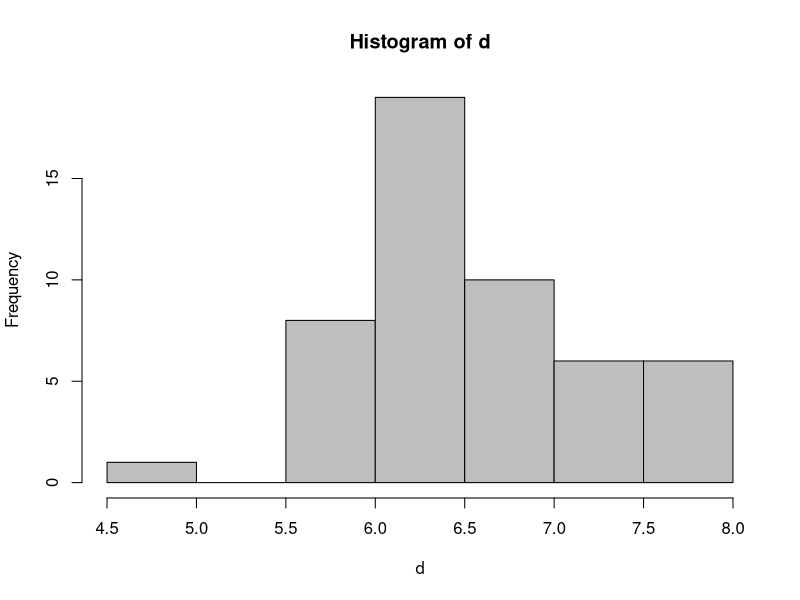
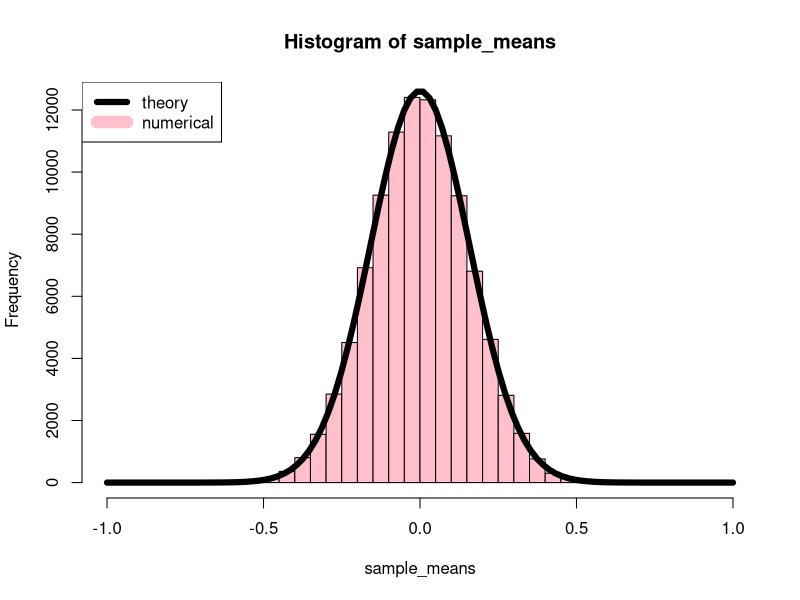
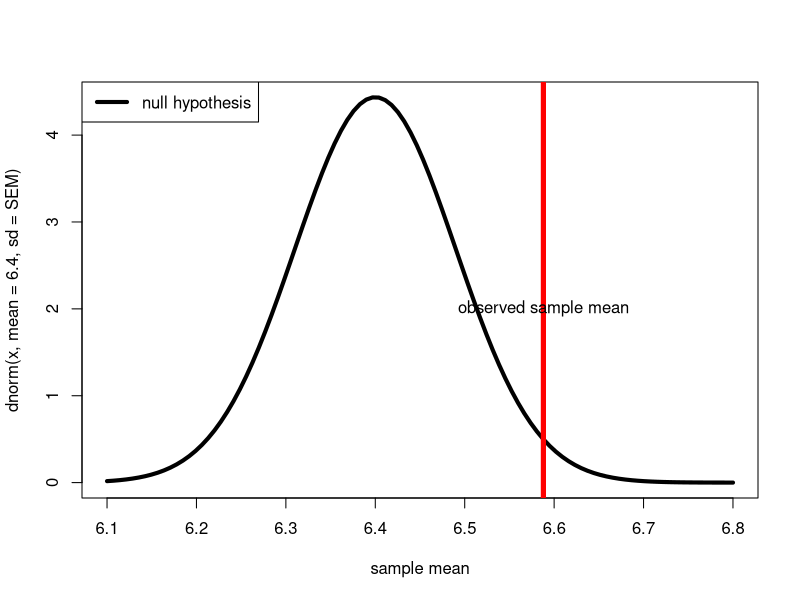
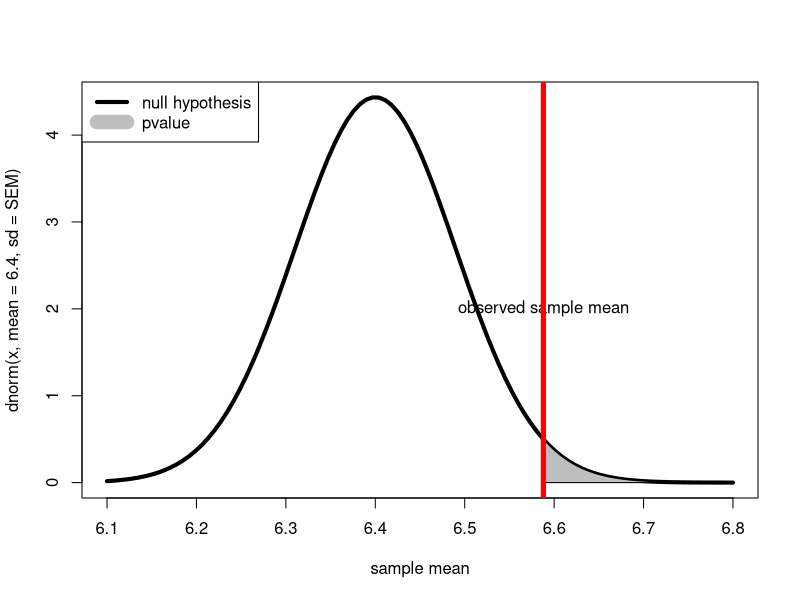
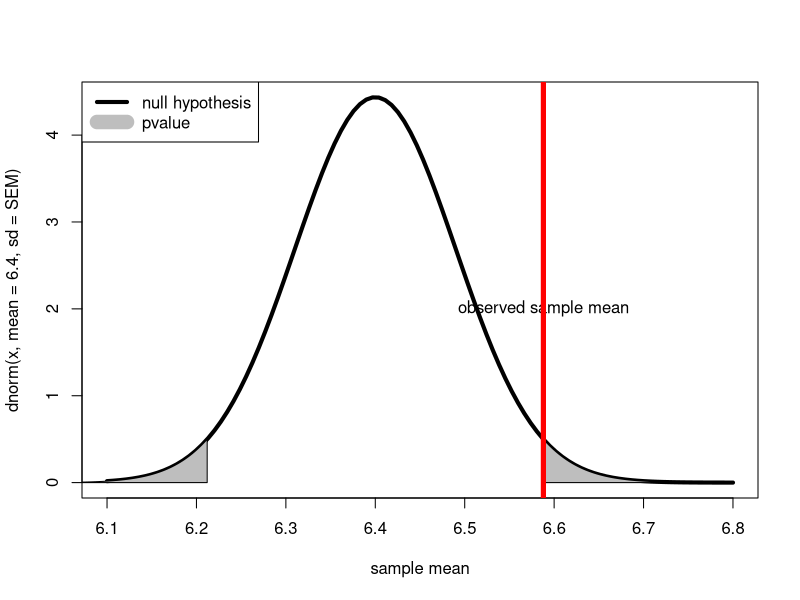
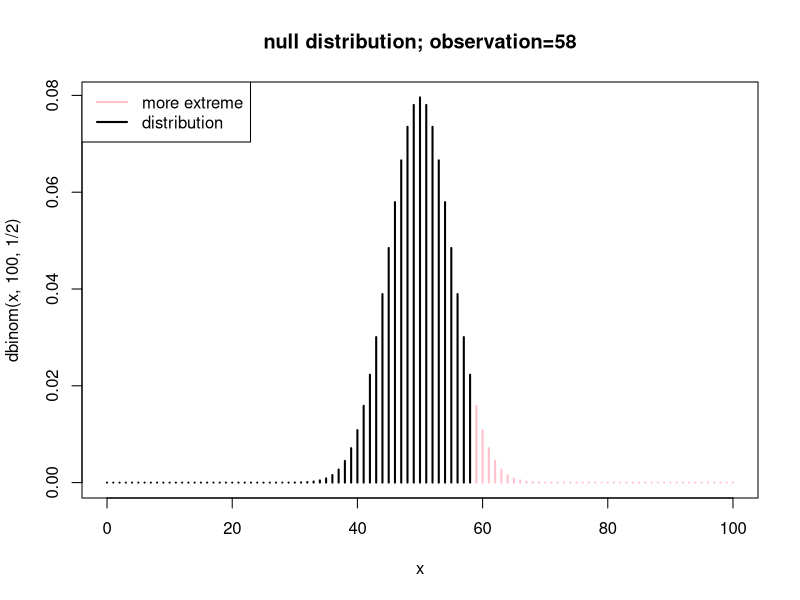
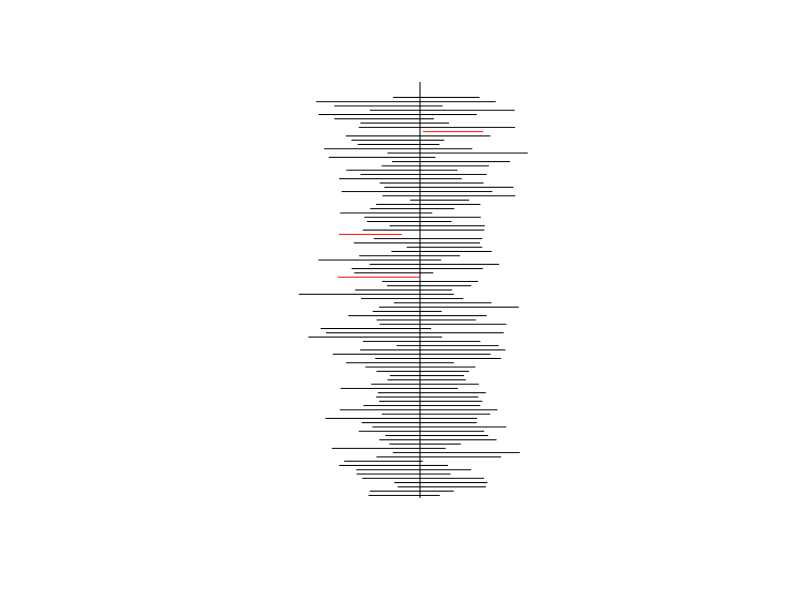
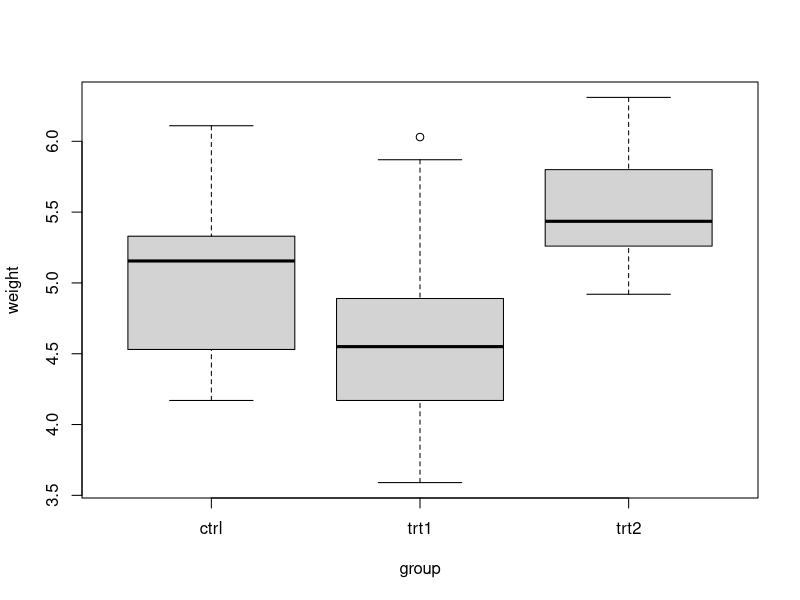

Source code (R) for these figures, in order:
## ---- chunk 1
d <- iris3[,1,"Virginica"]
d
hist(d,col='gray')
## ---- chunk 2
mean(d)
## ---- chunk 3
mean(rnorm(40))
mean(rnorm(40))
mean(rnorm(40))
## ---- chunk 4
width <- 0.05
n <- 100000
sample_means <- replicate(n,mean(rnorm(40)))
hist(sample_means,breaks=seq(from=-1,to=1,by=width),col='pink')
x <- seq(from=-1,to=1,len=100)
points(x,n*width*dnorm(x,sd=1/sqrt(40)),type="l",lwd=6)
legend("topleft",lwd=c(6,12),col=c("black","pink"),legend=c("theory","numerical"))
## ---- chunk 5
mean(d)
## ---- chunk 6
x <- seq(from=6.1,to=6.8,len=100)
n <- length(d)
SEM <- sd(d)/sqrt(n)
plot(x,dnorm(x,mean=6.4,sd=SEM),xlab="sample mean",type="l",lwd=4)
legend("topleft",lwd=c(4),col=c("black"),legend=c("null hypothesis"))
abline(v=mean(d),lwd=5,col='red')
text(mean(d),2,"observed sample mean")
## ---- chunk 7
x <- seq(from=6.1,to=6.8,len=100)
n <- length(d)
SEM <- sd(d)/sqrt(n)
plot(x,dnorm(x,mean=6.4,sd=SEM),xlab="sample mean",type="l",lwd=4)
legend("topleft",lwd=c(4,14),col=c("black","gray"),legend=c("null hypothesis","pvalue"))
text(mean(d),2,"observed sample mean")
jj <- seq(from=mean(d),to=6.8,len=100)
jj1 <- c(jj,rev(jj))
polygon(jj1,c(jj*0,dnorm(rev(jj),mean=6.4,sd=SEM)),col='gray')
abline(v=mean(d),lwd=5,col='red')
## ---- chunk 8
1-pnorm(mean(d),6.4,SEM)
## ---- chunk 9
replicate(6,sd(rnorm(100)))
## ---- chunk 10
replicate(6,sd(rnorm(4)))
## ---- chunk 11
t.test(d,mu=5.6,alternative="greater")
## ---- chunk 12
x <- seq(from=6.1,to=6.8,len=100)
n <- length(d)
SEM <- sd(d)/sqrt(n)
plot(x,dnorm(x,mean=6.4,sd=SEM),xlab="sample mean",type="l",lwd=4)
legend("topleft",lwd=c(4,14),col=c("black","gray"),legend=c("null hypothesis","pvalue"))
text(mean(d),2,"observed sample mean")
f <- function(x){
  jj <- c(x,rev(x))
  polygon(jj,c(x*0,dnorm(rev(x),mean=6.4,sd=SEM)),col='gray')
}
y <- seq(from=mean(d),to=6.8,len=100)
f(y)
f(6.4+(6.4-y))
abline(v=mean(d),lwd=5,col='red')
## ---- chunk 13
2*(1-pnorm(mean(d),6.4,SEM))
## ---- chunk 14
kiwi_a <- c(0.9, 1.02, 1.07, 0.92, 0.84, 0.9, 1.06, 1.01, 1.14, 0.96)
kiwi_b <- c(1.09, 1.14, 1.15, 1.03, 1.18, 1.04, 1.18, 1.17, 1.08, 1.02, 
0.99, 1.06, 1.03)
## ---- chunk 15
mean(kiwi_a)
mean(kiwi_b)
## ---- chunk 16
t.test(kiwi_a,kiwi_b)
## ---- chunk 17
before <- c(smith=112, jones=199, robinson=120, taylor=89, williams=100, brown=110)
after  <- c(smith=119, jones=201, robinson=137, taylor=91, williams=104, brown=109)
before
after
## ---- chunk 18
t.test(before-after,alternative="less")
## ---- chunk 19
t.test(before, after, paired=TRUE,alternative="less")
## ---- chunk 20
sum(dbinom(58:100,100,1/2))
## ---- chunk 21
x <- 0:100
plot(x,dbinom(x,100,1/2),col=c(rep("black",59),rep("pink",42)),type="h",lwd=2,main="null distribution; observation=58")
legend("topleft",lty=1,lwd=2,col=c("pink","black"),
        legend=c("more extreme","distribution"))
## ---- chunk 22
pbinom(57,100,1/2,lower.tail=FALSE)
## ---- chunk 23
sum(dbinom(c(0:31,69:100),100,1/2))
## ---- chunk 24
kiwi <- c(0.95, 0.56, 0.86, 0.83, 0.88, 0.77, 1.09)
mean(kiwi)
## ---- chunk 25
t.test(kiwi,mu=0.9)$p.value
## ---- chunk 26
t.test(kiwi,mu=1.2)$p.value
## ---- chunk 27
t.test(kiwi)
## ---- chunk 28
f <- function(n){ as.vector(t.test(rnorm(n))$conf.int) }

set.seed(0)
plot(c(-4,4),c(1,10),axes=FALSE,xlab='',ylab='',type='n')
for(i in 1:100){
    jj <- f(10)
    if(prod(jj)<0){col <- 'black' } else {col <- 'red'}
    segments(x0=jj[1],y0=i/10,x1=jj[2],y1=i/10,col=col,lwd=1)
}
abline(v=0)    
## ---- chunk 29
PlantGrowth
## ---- chunk 30
plot(weight~group,data=PlantGrowth)
## ---- chunk 31
lm(weight~group,data=PlantGrowth)
summary(lm(weight~group,data=PlantGrowth))
